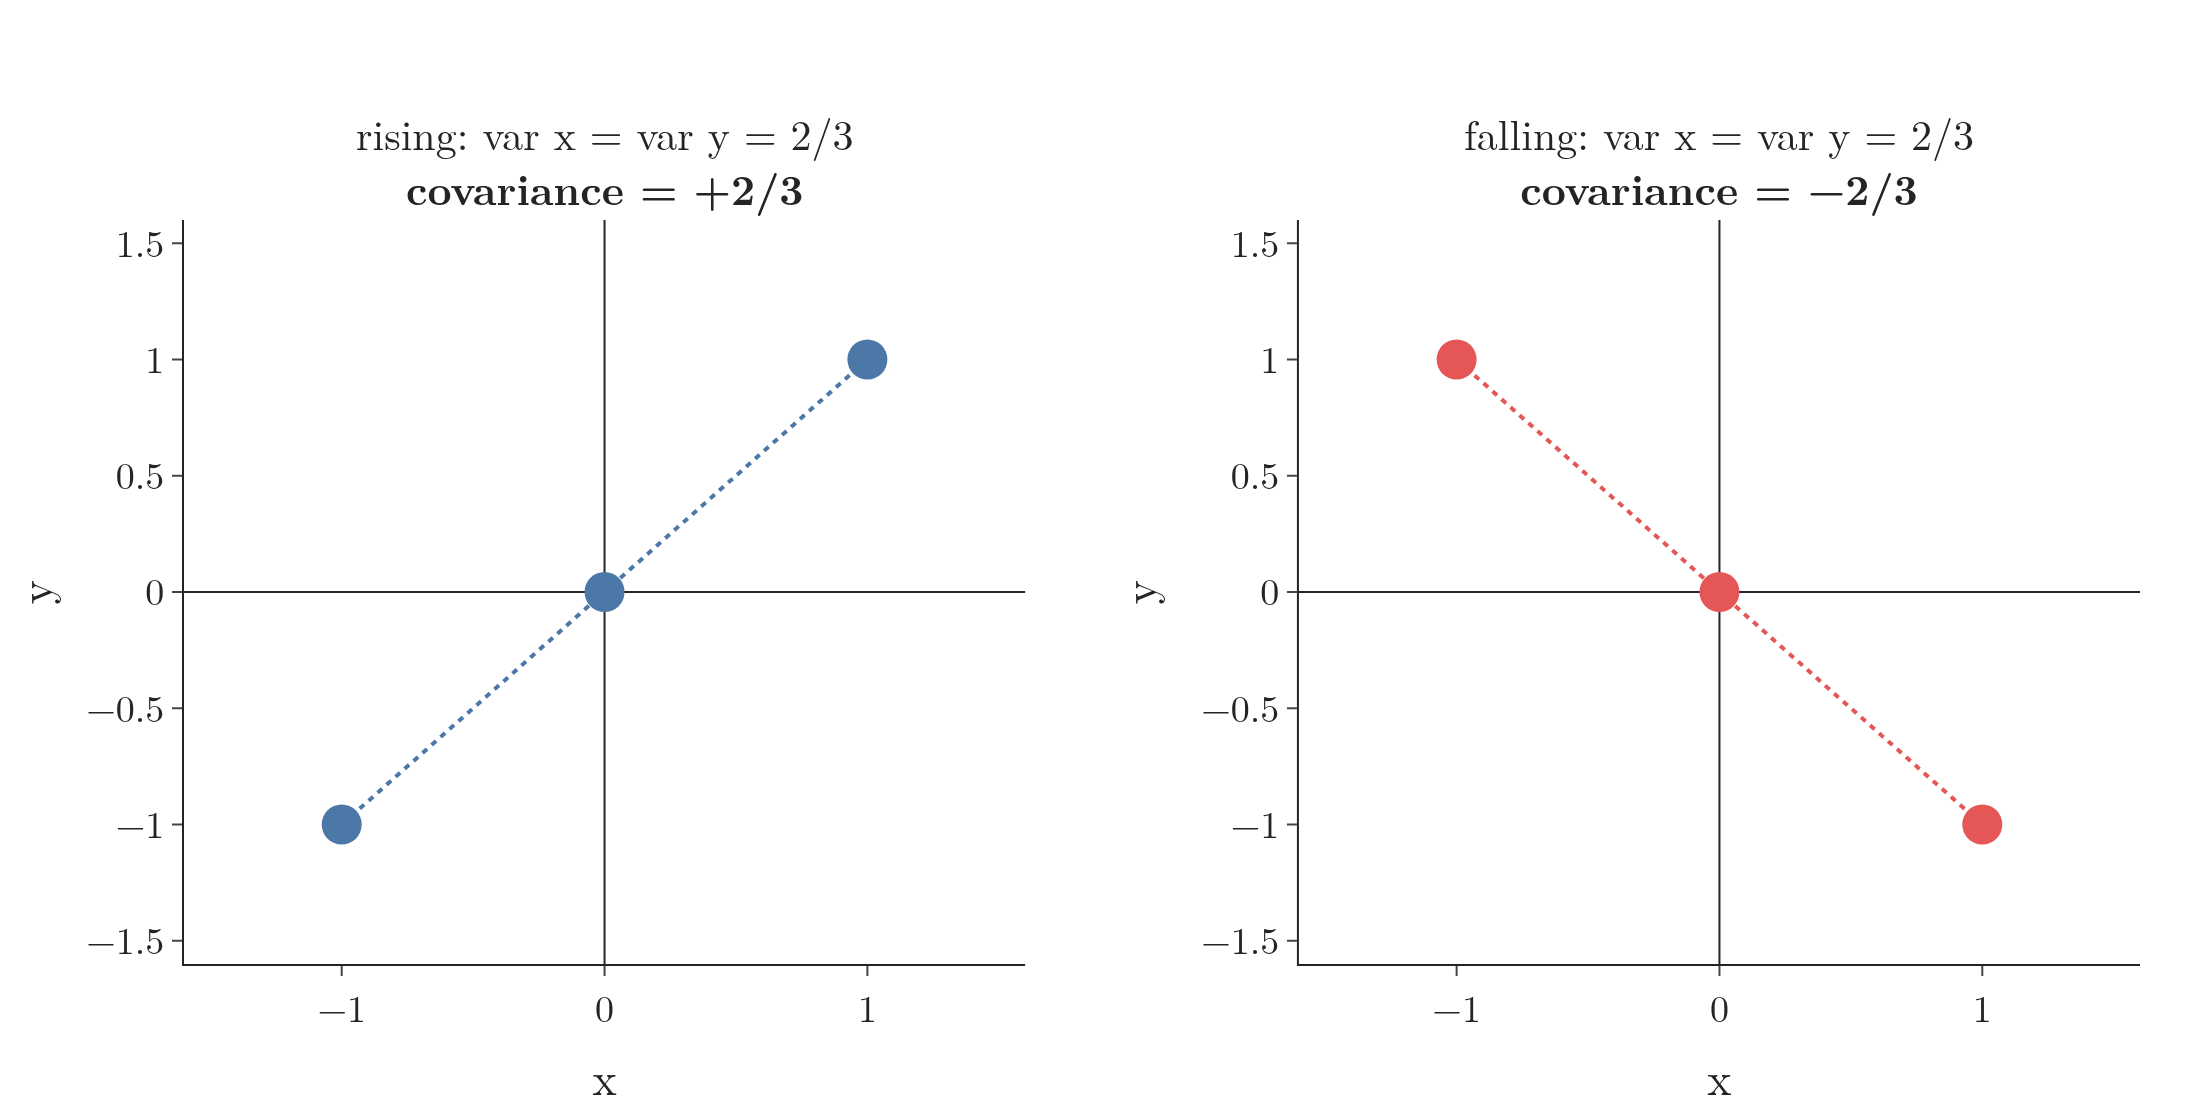

Write the Python code that produced this figure.
"""Two tiny datasets with the same means and the same variances (2/3 each) but opposite directions: only the
covariance (+2/3 against -2/3, population version) tells them apart. Data: the Note's section 2 points."""
from pathlib import Path
import numpy as np
import plotly.graph_objects as go
from plotly.subplots import make_subplots

here = Path(__file__).parent
up = np.array([[-1, -1], [0, 0], [1, 1]]); down = np.array([[-1, 1], [0, 0], [1, -1]])
for d in (up, down):
    assert np.isclose(d[:, 0].var(), 2 / 3) and np.isclose(d[:, 1].var(), 2 / 3)
cov = lambda d: ((d[:, 0] - d[:, 0].mean()) * (d[:, 1] - d[:, 1].mean())).mean()
assert np.isclose(cov(up), 2 / 3) and np.isclose(cov(down), -2 / 3)
fig = make_subplots(rows=1, cols=2, horizontal_spacing=0.14, subplot_titles=[
    "rising: var x = var y = 2/3<br><b>covariance = +2/3</b>", "falling: var x = var y = 2/3<br><b>covariance = −2/3</b>"])
for j, (d, c) in enumerate(((up, "#4C78A8"), (down, "#E45756")), start=1):
    fig.add_scatter(x=d[:, 0], y=d[:, 1], mode="lines+markers", marker=dict(size=20, color=c), line=dict(color=c, width=2, dash="dot"),
                    row=1, col=j)
    fig.update_xaxes(range=[-1.6, 1.6], title_text="x", zeroline=True, row=1, col=j)
    fig.update_yaxes(range=[-1.6, 1.6], title_text="y", zeroline=True, row=1, col=j)
fig.update_annotations(font_size=21)
fig.update_layout(template="simple_white", width=1100, height=560, showlegend=False,
                  font=dict(family="Latin Modern Roman", size=19), margin=dict(l=60, r=30, t=110, b=60))
fig.write_image(here / "same_variance.png", scale=2)
fig.write_image(here / "same_variance.pdf")
